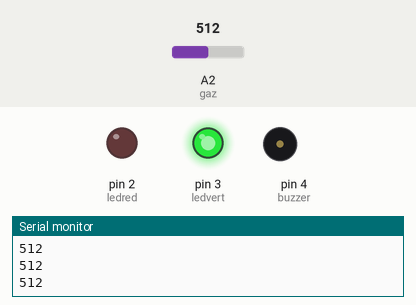
Recording of a sketch running on a simulated Arduino Uno, built with avr-gcc and run on an emulated ATmega328P. Shown: output pins drawn as LEDs (lit = HIGH), buzzer (waves = sounding), the last lines printed to the serial monitor. Inputs (shaded band) come from the test bench; at power-on: A2 (gaz) = 512.

Above: at 1.2 s.
1.3 s: A2 (gaz) set to 643
2.8 s: A2 (gaz) set to 659
At 3.6 s:
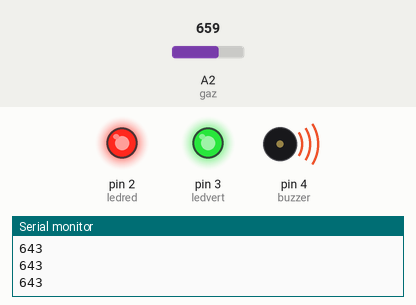
5.8 s: A2 (gaz) set to 640
At 6.2 s:
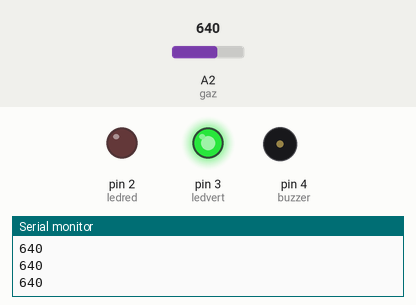
7.3 s: A2 (gaz) set to 660
At 9.1 s:
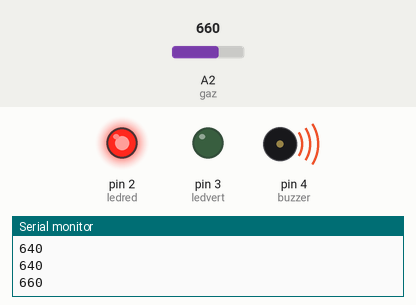
Timing chart, 0 to 11.3 s (numbered marks = the images above; inputs shaded):
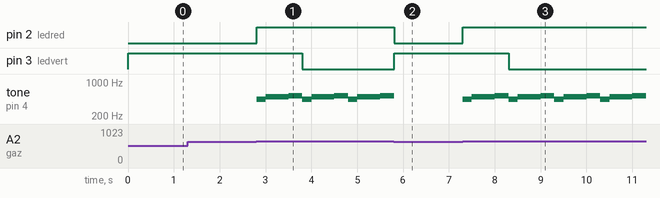

Measured:
- the behaviour switches between 650 and 651 on A2 (gaz) (found by bisection; images 0 and 1)
- after the input at 2.8 s, pin 2 (ledred): LOW → HIGH at once; pin 3 (ledvert): HIGH → LOW after 1.0 s; tone on pin 4 (buzzer): silent → 440 Hz at once, then repeats every 1.0 s: 494 Hz 0.50 s, 523 Hz 0.30 s, 440 Hz 0.20 s
- after the input at 5.8 s, pin 2 (ledred): HIGH → LOW at once; pin 3 (ledvert): LOW → HIGH at once
- after the input at 7.3 s, pin 2 (ledred): LOW → HIGH at once; pin 3 (ledvert): HIGH → LOW after 1.0 s; tone on pin 4 (buzzer): silent → 440 Hz at once, then repeats every 1.0 s: 494 Hz 0.50 s, 523 Hz 0.30 s, 440 Hz 0.20 s

The sketch:

gaz.ino
```cpp
int gaz=A2;
int ledred=2;
int ledvert=3;
int buzzer=4;
int valeur;
void setup()
{
  pinMode(gaz, INPUT);
  pinMode(buzzer,OUTPUT);
  pinMode(ledred,OUTPUT);
  pinMode(ledvert,OUTPUT);
  Serial.begin(9600);

}

void loop()
{
  valeur = analogRead(gaz);
     if (valeur>650)
     {
       digitalWrite(ledred,HIGH);
       // turn off tone function for pin 8:
  noTone(buzzer);
  // play a note on pin 6 for 200 ms:
  tone(buzzer, 440, 200);
  delay(200);

  // turn off tone function for pin 6:
  noTone(buzzer);
  // play a note on pin 7 for 500 ms:
  tone(buzzer, 494, 500);
  delay(500);

  // turn off tone function for pin 7:
  noTone(buzzer);
  // play a note on pin 8 for 300 ms:
  tone(buzzer, 523, 300);
  delay(300);
       digitalWrite(ledvert,LOW);
     }
  else {
        digitalWrite(ledvert,HIGH);
        noTone(buzzer);
        digitalWrite(ledred,LOW);
     }
  Serial.println (analogRead(gaz));
}
```
